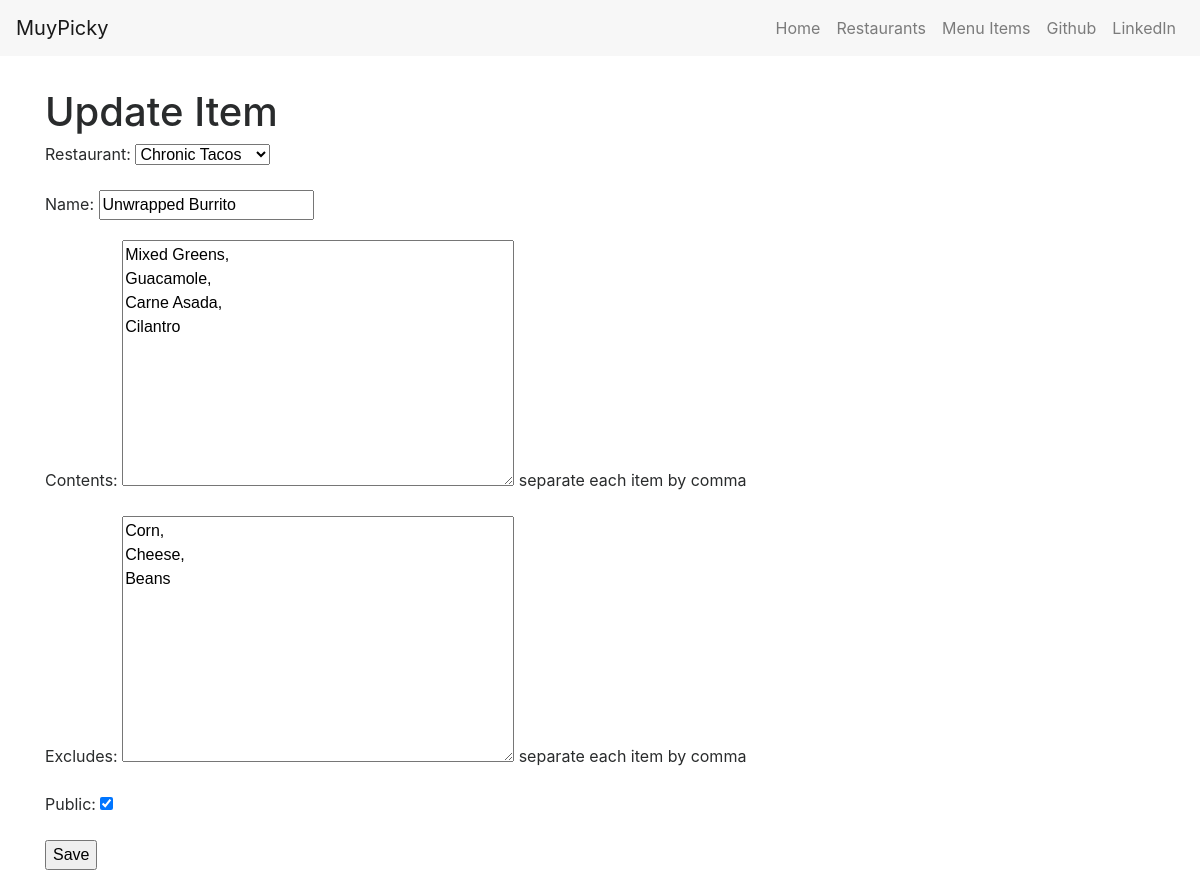
The page /items/1/edit/ (signed in) on the database its author committed.
### menus/models.py (models this page shows, shortened)
class Item(models.Model):
    user            = models.ForeignKey(settings.AUTH_USER_MODEL)
    restaurant      = models.ForeignKey(RestaurantLocation)
    name            = models.CharField(max_length=120)
    contents        = models.TextField(help_text="separate each item by comma")
    excludes        = models.TextField(blank=True, null=True, help_text="separate each item by comma")
    public          = models.BooleanField(default=True)
    timestamp       = models.DateTimeField(auto_now_add=True)
    updated         = models.DateTimeField(auto_now=True)
    class Meta:
        ordering = ['-updated', '-timestamp']

### muyPicky/models.py (models this page shows, shortened)
class RestaurantLocation(models.Model):
    owner       = models.ForeignKey(User)
    name        = models.CharField(max_length = 100)
    location    = models.CharField(max_length=100, null=True, blank=True)
    category    = models.CharField(max_length=100, null=True, blank=True, validators=[validate_category])
    description = models.TextField(default="")
    timestamp   = models.DateTimeField(auto_now_add=True)
    updated     = models.DateTimeField(auto_now=True)
    slug        = models.SlugField(null=True, blank=True)
    def __str__(self):
        return self.name

### menus/views.py (the view)
# urls.py: url(r'^(?P<pk>\d+)/edit/$', ItemUpdateView.as_view(), name='update'),
class ItemUpdateView(LoginRequiredMixin, UpdateView):
    template_name = 'menus/form.html'
    form_class = ItemForm
    def get_queryset(self):
        return Item.objects.filter(user=self.request.user)  # checks if user is authenticated
    def get_context_data(self, *args, **kwargs):
        context = super(ItemUpdateView, self).get_context_data(*args, *kwargs)
        context['title'] = 'Update Item'
        return context
    def get_form_kwargs(self):
        kwargs = super(ItemUpdateView, self).get_form_kwargs()
        kwargs['user'] = self.request.user
        return kwargs

### menus/forms.py
class ItemForm(forms.ModelForm):
    def __init__(self, user=None, *args, **kwargs):
        super(ItemForm, self).__init__(*args, **kwargs)
        self.fields['restaurant'].queryset = RestaurantLocation.objects.filter(owner=user)
    class Meta:
        model = Item
        fields = [
            'restaurant',
            'name',
            'contents',
            'excludes',
            'public'
        ]

### templates/menus/form.html (shortened to what this page needs)
{% extends 'base.html' %}
{% block content %}
    <h1>{{ title }}</h1>
    <form method="POST"> {% csrf_token %}
        {{ form.as_p }}
    <button type="submit">Save</button>
    </form>
{% endblock %}

### rows shown on the page
Item: restaurant "Chronic Tacos", contents "Mixed Greens, Guacamole, Carne Asada, Cilantro", excludes "Corn, Cheese, Beans", public "☑"
RestaurantLocation: name "Unwrapped Burrito"

### other values the page prints
{{ title }} "Update Item"
